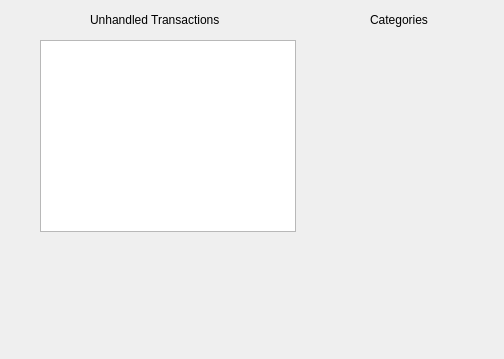
<?xml version="1.0" encoding="UTF-8"?>
<ui version="4.0">
 <class>manualSortingWindow</class>
 <widget class="QWidget" name="manualSortingWindow">
  <property name="geometry">
   <rect>
    <x>0</x>
    <y>0</y>
    <width>504</width>
    <height>359</height>
   </rect>
  </property>
  <property name="windowTitle">
   <string>Form</string>
  </property>
  <widget class="QLabel" name="label">
   <property name="geometry">
    <rect>
     <x>90</x>
     <y>10</y>
     <width>151</width>
     <height>20</height>
    </rect>
   </property>
   <property name="text">
    <string>Unhandled Transactions</string>
   </property>
  </widget>
  <widget class="QLabel" name="label_2">
   <property name="geometry">
    <rect>
     <x>370</x>
     <y>10</y>
     <width>71</width>
     <height>20</height>
    </rect>
   </property>
   <property name="text">
    <string>Categories</string>
   </property>
  </widget>
  <widget class="QListWidget" name="tList">
   <property name="geometry">
    <rect>
     <x>40</x>
     <y>40</y>
     <width>256</width>
     <height>192</height>
    </rect>
   </property>
  </widget>
 </widget>
 <resources/>
 <connections/>
</ui>
